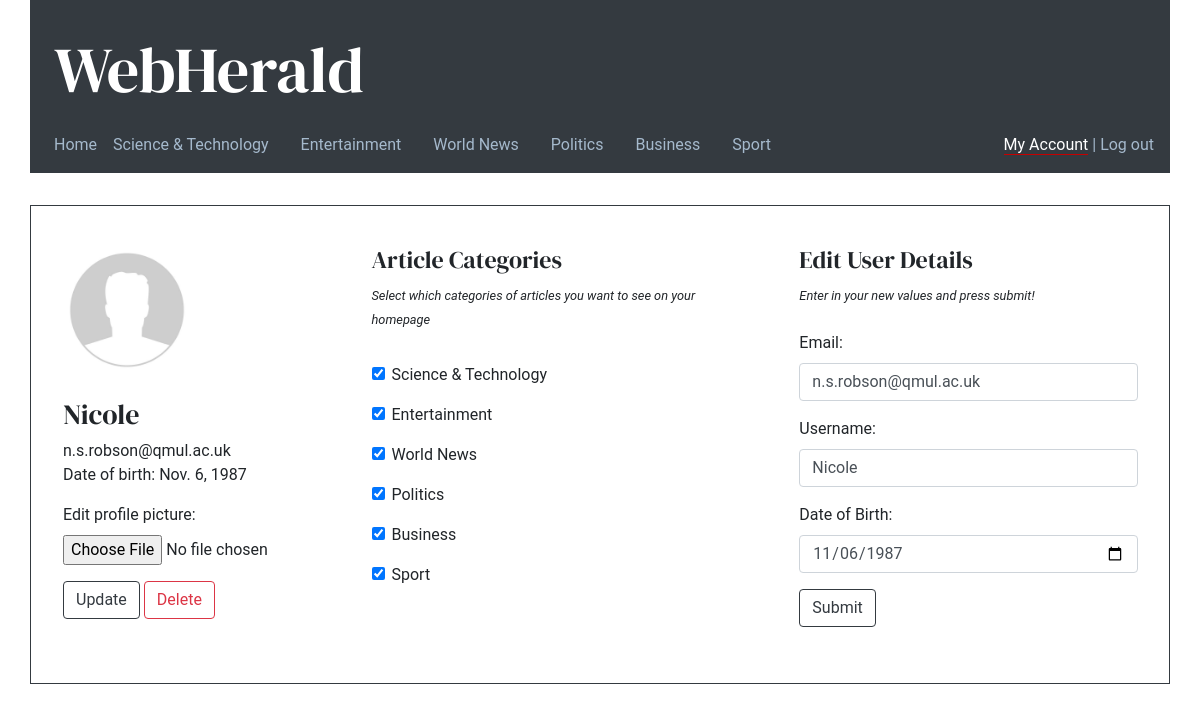
The page /accounts/profile (signed in) on the database its author committed.
### accounts/models.py (models this page shows, shortened)
class Account(AbstractBaseUser):
    email = models.EmailField(verbose_name="email",max_length=50, unique=True)
    username = models.CharField(max_length=30, unique=True)
    timestamp = models.DateTimeField(verbose_name='Registration timestamp', auto_now_add=True)
    dob = models.DateField(verbose_name='Date of Birth')
    profile_pic = models.ImageField(verbose_name="Edit profile picture", upload_to="profile_pictures", default='empty-profile.jpg', null=True, blank=True)
    last_login = models.DateTimeField(verbose_name='Last login timestamp', auto_now_add=True)
    is_active = models.BooleanField(default=True)
    is_admin = models.BooleanField(default=False)
    private_categories = models.CharField(max_length=24, blank=True, null=True)
    USERNAME_FIELD = 'email'
    REQUIRED_FIELDS = ('username','dob',)
    objects = AccountManager()
    @property
    def get_private_category(self):
        content = self.private_categories
        if(not content):
            return []
        return self.private_categories

### accounts/views.py (the view, shortened to what this page needs)
# urls.py: path('profile', getProfilePage, name='profile'),
@login_required
def getProfilePage(request):
    user = request.user
    image_form = ImageForm()
    user_form = UpdateUserForm({'email': user.email, 'username': user.username, 'dob': user.dob})
    default = user._meta.get_field('profile_pic').get_default()
    if(request.method == 'POST' and 'delete' in request.POST):
        user.profile_pic = default
        user.save()
    if(request.method == 'POST' and 'edit_user' in request.POST):
        user_form = UpdateUserForm(request.POST, instance=user)
        if user_form.is_valid():
            user_form.save()
            return redirect('profile')
    context = {
        'image_form': image_form,
        'user_form': user_form,
        'nav_categories': [category for category in CategoryLabel],
        'categories': [category for category in CategoryLabel],
        'personal_categories': user.get_private_category
    }
    return render(request, 'accounts/profile.html',context)

### accounts/forms.py
class ImageForm(ModelForm):
    class Meta:
        model = Account
        fields = ('profile_pic',)
        '''
        widgets = {'profile_pic':forms.FileInput(
            attrs={'style':'display: none;','class':'form-control', 'required': False, }
             )}
        '''

class UpdateUserForm(ModelForm):
    class Meta:
        model = Account
        fields = ("email", "username", "dob")
    email = forms.CharField(max_length=50, help_text="This is what you'll use to login",widget=forms.EmailInput(attrs={
    'class': 'form-control ',
    }))
    username = forms.CharField(max_length=30, widget=forms.TextInput(attrs={
    'class': 'form-control ',
    }))
    dob = forms.DateField(label="Date of Birth", widget=forms.DateInput(attrs={
    'type': 'date',
    'placeholder': '1999-09-09',
    'class': 'form-control ',
    }))

### accounts/templates/accounts/profile.html (shortened to what this page needs)
{% extends 'main/base.html' %}
{% load static %}
{% block content %}
<div class="row profile_container">
  <div class="col-3 pl-3 py-4">
    <div class="diplay_username">
      <div class="profile_picture">
        <div>
        <img src="{{request.user.profile_pic.url}}" class="mr-3 profile_photo" id="profile-pic" width="200px">
        </div>
        <br>
      </div>
      <h3>{{request.user.username}}</h3>
      <p>{{request.user.email}}
      <br>Date of birth: {{request.user.dob}}</p>
      <div class="image_form">
        <form action="" method="POST" enctype="multipart/form-data">
          {{image_form.as_p}}
          <button type="submit" name="update" class="btn btn-outline-dark">Update</button>
          <button type="submit" name="delete" class="btn btn-outline-danger" id="delete_image">Delete</button>
        </form>
      </div>
    </div>
  </div>
  <div class="col-5 px-5 py-4">
    <div class ="category_selection">
      <h4>Article Categories</h4>
      <small style="font-style: italic; max-width:12rem;">Select which categories of articles you want to see on your homepage</small>
      <form id="profile_category_form">
        {% for category in categories%}
        <div class="form-check profile_cb_wrapper">
          <input class="form-check-input" type="checkbox" name="{{category}}" id="{{category}}" {% if category in personal_categories %} checked="checked" {% endif %}>
          <label class="form-check-label" for="{{category}}">{{category.label}}</label>
        </div>
        {% endfor %}
      </form>
    </div>
  </div>
  <div class="col-4 py-4">
    <div class ="category_selection">
      <h4>Edit User Details</h4>
      <small style="font-style: italic">Enter in your new values and press submit!</small>
      <div class="edit_user_form">
      <br>
        <form action="" method="POST" enctype="multipart/form-data">
          {% for field in user_form %}
          <div class="form-group">
              {{field.label_tag}}
              {{field}}
          </div>
          {% endfor %}
          <button type="submit" name="edit_user" class="btn btn-outline-dark">Submit</button>
        </form>
    </div>
  </div>
</div>
</div>
{% endblock content%}

### main/static/main/styles/main.css (style rules this page uses)
body { font-family: 'Roboto', sans-serif; }
h1, h2, h3, h4, h5, h6 { font-family: 'DM Serif Display', serif; }
.btn { margin-bottom: 1rem; }
.profile_container { margin-top: 2rem; padding: 1rem; height: 200%; border: 0.1rem solid #343a40; }
img.profile_photo { height: 128px; width: 128px; border-radius: 50%; }
#profile_category_form { margin-top: 2rem; }
.profile_cb_wrapper { margin-bottom: 1rem; }

### rows shown on the page
Account: user.profile_pic (picture), user.username "Nicole", user.email "n.s.robson@qmul.ac.uk", user.dob "Nov. 6, 1987", private_categories "☑" "☑" "☑" "☑" "☑" "☑", user_form "n.s.robson@qmul.ac.uk" "Nicole" "11/06/1987"

### other values the page prints
{{ category.label }} "Science & Technology" "Entertainment" "World News" "Politics" "Business" "Sport"
{{ field.label_tag }} "Email:" "Username:" "Date of Birth:"
